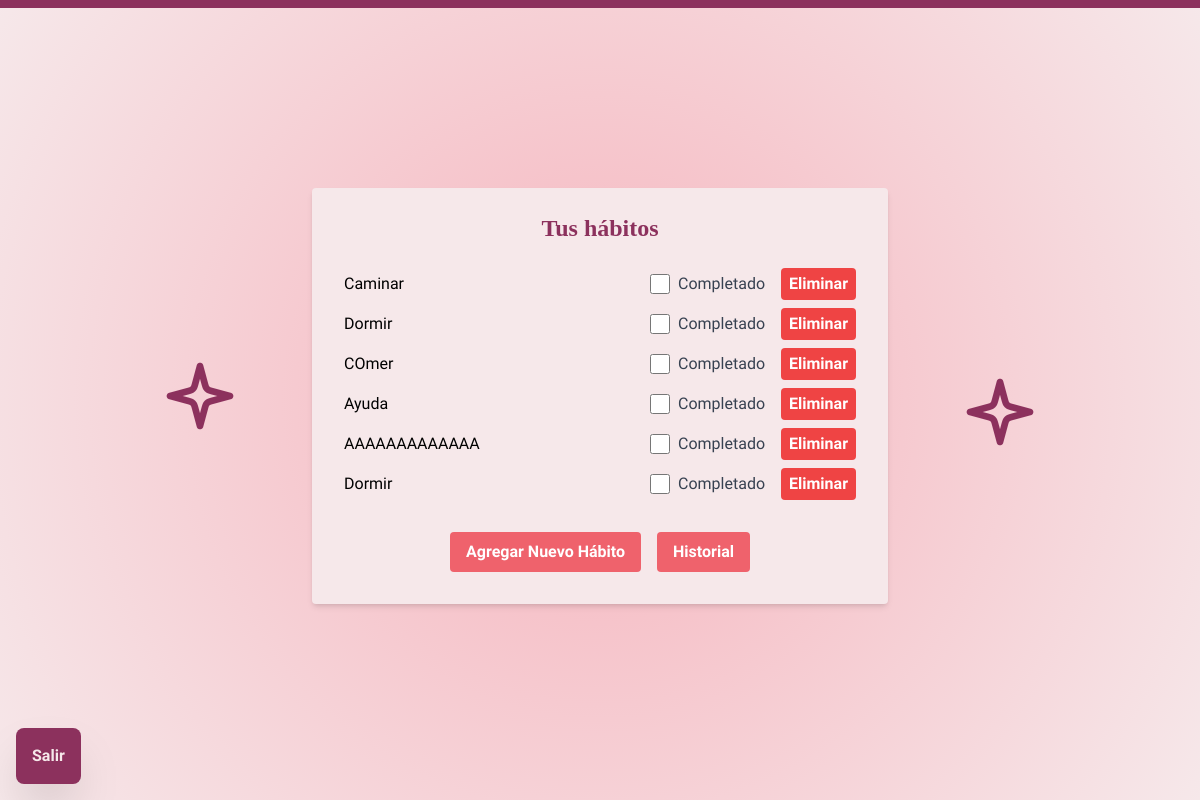
Page /pagina_principal (signed in) on the earlier database version.
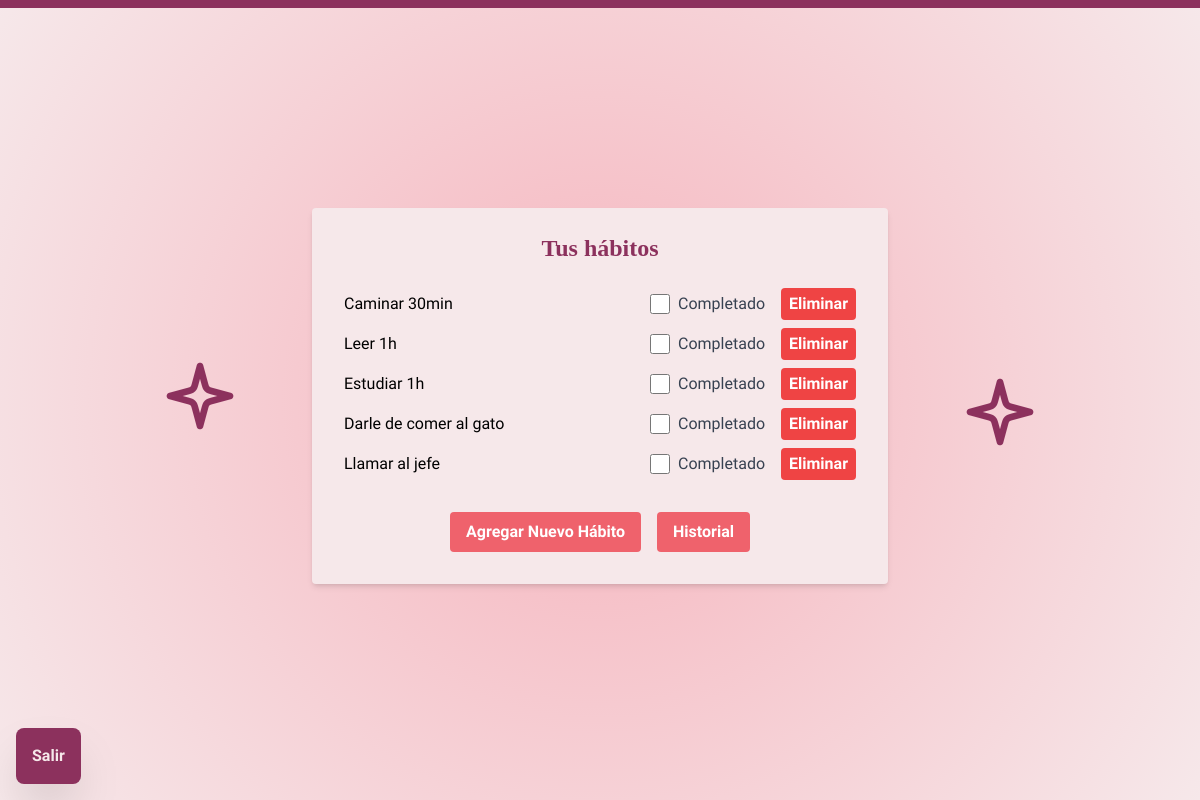
Same page on the later database version.
### models.py (models this page shows, shortened)
class HabitosPersonalizados(db.Model):
    id_habitos_personalizados = db.Column(db.Integer, primary_key=True)
    habito_nombre = db.Column(db.String, nullable=False)
    id_usuario = db.Column(db.Integer, db.ForeignKey("usuarios.id_usuario"), nullable=False)

### app.py (the view)
@app.route('/pagina_principal')
def pagina_principal():
    id_usuario = session.get("id_usuario")
    if not id_usuario:
        return redirect(url_for('iniciar_sesion'))
    usuario = Usuarios.query.get(id_usuario)
    habitos_personalizados = HabitosPersonalizados.query.filter_by(id_usuario=id_usuario).all()
    return render_template('pagina_principal.html', usuario=usuario, habitos_personalizados=habitos_personalizados)

### templates/pagina_principal.html (shortened to what this page needs)
<!DOCTYPE html>
<html lang="es">
<head>
    <script src="https://cdn.tailwindcss.com"></script>
    <link href="https://fonts.cdnfonts.com/css/gorilla" rel="stylesheet">
</head>
<body class="border-t-8 border-[#8c315d] flex items-center justify-center min-h-screen bg-[radial-gradient(circle_at_center,_var(--tw-gradient-stops))] from-[#F6B4BD] to-[#F6E8EA]">
    <img src="static/estrellita2.png" alt="Estrellita 1" class="absolute right-40 w-20 h-20 z-10 mt-4 ml-4">
    <img src="static/estrellita2.png" alt="Estrellita 2" class="absolute left-40 w-20 h-20 z-10 mb-4 mr-4">
    <a href="./" style="font-family:Roboto Condensed" class="absolute bottom-4 left-4 text-[#F6E8EA] p-4 bg-[#8c315d] font-bold rounded-lg shadow-2xl hover:bg-[#E3BCC1] hover:scale-110 mt-5">Salir</a>
    <div class="w-full max-w-xl mx-auto bg-[#F6E8EA] shadow-md rounded px-8 pt-6 pb-8 mb-4">
        <h1 style="font-family:gorilla" class="text-2xl font-bold mb-6 text-center text-[#8c315d]">Tus hábitos</h1>
        {% if habitos_personalizados %}
        <ul class="list-disc list-inside" style="font-family:Roboto Condensed">
            {% for habito in habitos_personalizados %}
            <li class="mb-2 flex justify-between items-center">
                <span class="transition-colors {% if habito.completado %}text-gray-400{% else %}text-black{% endif %}">{{ habito.habito_nombre }}</span>
                <div class="flex items-center">
                    <form action="/completar_habito/{{ habito.id_habitos_personalizados }}" method="post" class="flex items-center">
                        <input type="checkbox" name="completado" id="completado_{{ habito.id_habitos_personalizados }}" class="form-checkbox h-5 w-5 text-blue-600" {% if habito.completado %} checked {% endif %} onchange="this.form.submit()">
                        <label for="completado_{{ habito.id_habitos_personalizados }}" class="ml-2 text-gray-700">Completado</label>
                    </form>
                    <form action="/eliminar_habito/{{ habito.id_habitos_personalizados }}" method="post" class="ml-4">
                        <button type="submit" class="bg-red-500 hover:bg-red-700 text-white font-bold py-1 px-2 rounded focus:outline-none focus:shadow-outline">Eliminar</button>
                    </form>
                </div>
            </li>
            {% endfor %}
        </ul>
        {% endif %}
        <div class="flex justify-center space-x-4 mt-4 ">
            <a href="/agregar_habito" style="font-family:Roboto Condensed" class="bg-[#EF626C] hover:bg-[#78d6a6] text-white font-bold py-2 px-4 rounded focus:outline-none focus:shadow-outline mt-4 inline-block transform transition-transform duration-200 hover:scale-110">
                Agregar Nuevo Hábito
            </a>
            <a href="/historial" style="font-family:Roboto Condensed" class="bg-[#EF626C] hover:bg-[#78d6a6] text-white font-bold py-2 px-4 rounded focus:outline-none focus:shadow-outline mt-4 inline-block transform transition-transform duration-200 hover:scale-110">
                Historial
            </a>
        </div>
    </div>
</body>
</html>

Differences in the rows shown:
removed HabitosPersonalizados: habito_nombre "Caminar"
removed HabitosPersonalizados: habito_nombre "Dormir"
removed HabitosPersonalizados: habito_nombre "COmer"
removed HabitosPersonalizados: habito_nombre "Ayuda"
removed HabitosPersonalizados: habito_nombre "AAAAAAAAAAAAA"
removed HabitosPersonalizados: habito_nombre "Dormir"
added HabitosPersonalizados: habito_nombre "Caminar 30min"
added HabitosPersonalizados: habito_nombre "Leer 1h"
added HabitosPersonalizados: habito_nombre "Estudiar 1h"
added HabitosPersonalizados: habito_nombre "Darle de comer al gato"
added HabitosPersonalizados: habito_nombre "Llamar al jefe"
